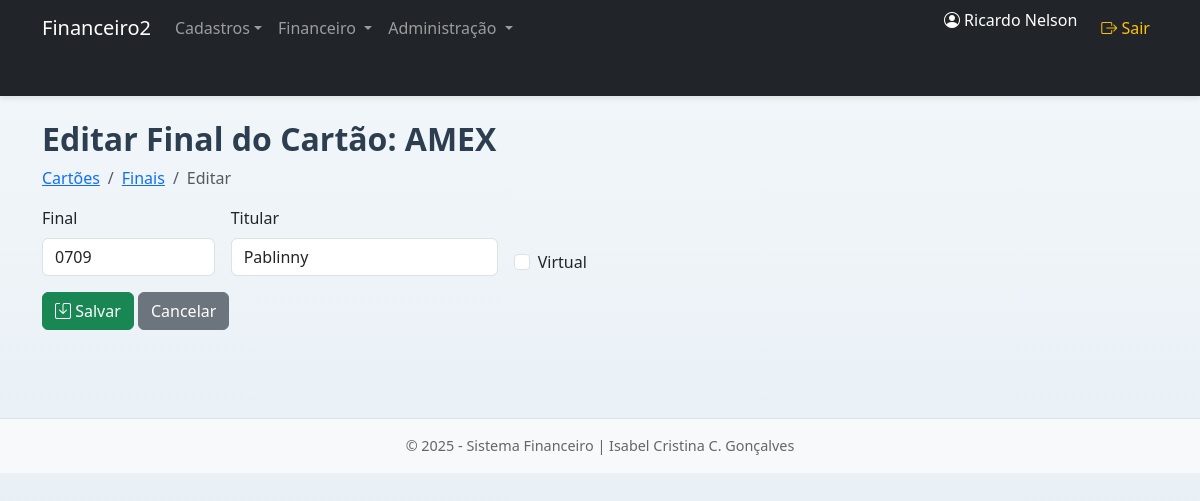
Screenshot of /public/index.php?path=final_cartao_editar&id=9&cartao_id=5 (signed in) with the database file from the repository.
### tables this page shows
CREATE TABLE `cartao` (
  `id` int(11) NOT NULL,
  `descricao` varchar(50) NOT NULL,
  `bandeira` varchar(10) DEFAULT NULL,
  `dia_vencimento` int(11) DEFAULT NULL,
  `dia_fechamento` int(11) DEFAULT NULL,
  `linha_credito` decimal(10,2) DEFAULT NULL,
  `banco_id` int(11) DEFAULT NULL,
  `ativo` int(11) DEFAULT '1'
);

CREATE TABLE `final_cartao` (
  `id` int(11) NOT NULL,
  `final` varchar(4) NOT NULL,
  `cartao_id` int(11) NOT NULL,
  `is_virtual` int(11) DEFAULT '0',
  `titular` varchar(100) DEFAULT NULL,
  `ativo` int(11) DEFAULT '1'
);

### controllers/CartaoController.php (called while the page is built, shortened)
<?php
function final_cartao_form($pdo) {
    $id = $_GET['id'] ?? null;
    $cartao_id = $_GET['cartao_id'];
    if ($id) {
        $stmt = $pdo->prepare("SELECT * FROM final_cartao WHERE id = ?");
        $stmt->execute([$id]);
        $registro = $stmt->fetch(PDO::FETCH_ASSOC);
    }
    $cartao = $pdo->query("SELECT * FROM cartao WHERE id = $cartao_id")->fetch(PDO::FETCH_ASSOC);
    $titulo = ($id ? 'Editar' : 'Novo') . " Final do Cartão: " . htmlspecialchars($cartao['descricao']);
    include '../views/layout.php';
}

### public/index.php (called while the page is built, shortened)
<?php
require_once '../routes/web.php';
?>

### views/cartao/final/form.php (the view, shortened to what this page needs)
<h2><?= $titulo ?></h2>
<nav aria-label="breadcrumb">
  <ol class="breadcrumb">
    <li class="breadcrumb-item"><a href="?path=cartao">Cartões</a></li>
    <li class="breadcrumb-item"><a href="?path=final_cartao_lista&cartao_id=<?= $cartao['id'] ?>">Finais</a></li>
    <li class="breadcrumb-item active" aria-current="page"><?= $registro['id'] ? 'Editar' : 'Novo' ?></li>
  </ol>
</nav>
<form method="post" action="?path=final_cartao_salvar" class="row g-3">
  <div class="col-md-2">
    <label for="final" class="form-label">Final</label>
    <input type="text" class="form-control" id="final" name="final" maxlength="4" required value="<?= htmlspecialchars($registro['final']) ?>">
  </div>
  <div class="col-md-3">
    <label for="titular" class="form-label">Titular</label>
    <input type="text" class="form-control" id="titular" name="titular" value="<?= htmlspecialchars($registro['titular'] ?? '') ?>">
  </div>
  <div class="col-md-2 align-self-end">
    <div class="form-check">
      <input class="form-check-input" type="checkbox" id="is_virtual" name="is_virtual" value="1" <?= $registro['is_virtual'] ? 'checked' : '' ?>>
      <label class="form-check-label" for="is_virtual">Virtual</label>
    </div>
  </div>
  <div class="col-12">
    <button type="submit" class="btn btn-success"><i class="bi bi-save"></i> Salvar</button>
    <a href="?path=final_cartao_lista&cartao_id=<?= $cartao['id'] ?>" class="btn btn-secondary">Cancelar</a>
  </div>
</form>

### public/assets/css/style.css (style rules this page uses)
body { background: linear-gradient(to bottom, #f3f7fa, #e2ecf3); min-height: 100vh; margin: 0; font-family: "Segoe UI", Tahoma, Geneva, Verdana, sans-serif; }
h2 { font-weight: 600; color: #2c3e50; }
.btn { border-radius: 6px; }

### rows the page displays
cartao: descricao "Editar Final do Cartão: AMEX"
final_cartao: final "0709", titular "Pablinny"

### other values shown
$_SESSION['usuario_nome'] "Ricardo Nelson"
